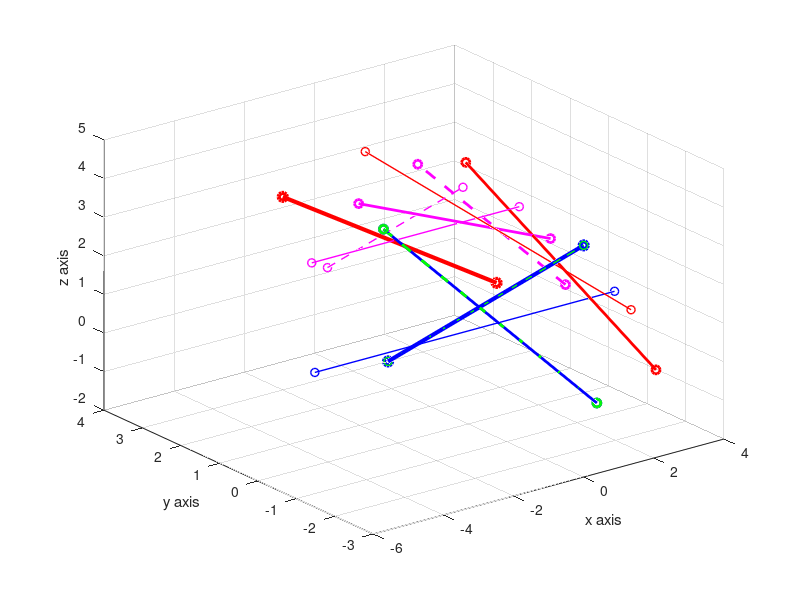

MATLAB code to generate this figure: (Note: this script raises an error after producing the figure.)
%%% so there are two sets of points, the reference (camera) line is blue
%%% and the model line is red, every time a line is rotated, the line gets
%%% thinner

%%% line 1 is a column vector [x,y,z]' where C is for camera, p is for
%%% point, and l is for l. M is for Model

close all

p1C = [1 3 -2]'
p2C = [0 -3 4]'
l12C = [p1C,p2C]

%%% here you set up an arbitraty camera line between the model
p1M = [3 2 0]'
p2M = [-2 3 3]'
l12M = [p1M,p2M]

% here you can take a set of points, whether arbitrary or not

%%%okay now you rotate all the points so that the camera line is rotated
%%%about z over the positve x axis. the angle is made positive becasue we
%%%are in a right hand system, but I want to rotate clockwise, whereas the
%%%convention is ccw
rise = (l12C(2,2)-l12C(2,1))
run  = (l12C(1,2)-l12C(1,1))
psiz = -atan(rise/run)
%%%the rotation matrix about z is
Mrz = [cos(psiz) -sin(psiz) 0; sin(psiz) cos(psiz) 0; 0 0 1]
%%% and all new coordinates are now
l12Cp = Mrz*l12C
l12Mp = Mrz*l12M

%%% now i want to get my line positioned flat on x, so I compute it's angle
%%% with the x axis as using the rotation about y with Mry
rise = (l12Cp(3,2)-l12Cp(3,1))
run  = (l12Cp(1,2)-l12Cp(1,1))
psiy = -atan(rise/run)
Mry = [cos(psiy) 0 -sin(psiy); 0 1 0; sin(psiy) 0 cos(psiy)]
l12Cpp = Mry*l12Cp
l12Mpp = Mry*l12Mp

%%%now i want to apply the same transformation, but only to the model line,
%%% to get it to lay flat on the x axis. 

%%% so again, first rotate about z
rise = (l12Mpp(2,2)-l12Mpp(2,1))
run  = (l12Mpp(1,2)-l12Mpp(1,1))
psiz2 = -atan(rise/run)
%%%the rotation matrix about z is, with Mrz2 indicatingd the second roation
%%%about z
Mrz2 = [cos(psiz2) -sin(psiz2) 0; sin(psiz2) cos(psiz2) 0; 0 0 1]
%%% and all new coordinates are now, with the 3p indicating tripple prime
l12M3p = Mrz2*l12Mpp

%%% and now, rotate about y
rise = (l12M3p(3,2)-l12M3p(3,1))
run  = (l12M3p(1,2)-l12M3p(1,1))
psiy2 = -atan(rise/run)
Mry2 = [cos(psiy2) 0 -sin(psiy2); 0 1 0; sin(psiy2) 0 cos(psiy2)]
l12M4p = Mry2*l12M3p


%%% okay, what a battle, now rotate both lines back up to the position of
%%% the original C line
psiy = -psiy
Mry3 = [cos(psiy) 0 -sin(psiy); 0 1 0; sin(psiy) 0 cos(psiy)]
l12M5p = Mry3*l12M4p
l12C3p = Mry3*l12Cpp

%%% and lastly rotate back about z
psiz = -psiz
Mrz = [cos(psiz) -sin(psiz) 0; sin(psiz) cos(psiz) 0; 0 0 1]
l12M6p = Mrz*l12M5p
l12C4p = Mrz*l12C3p


f1 = figure(1)
lw = 3
plot3(l12C(1,:),l12C(2,:),l12C(3,:),'b-o','linewidth',lw)
grid on
xlabel('x axis')
ylabel('y axis')
zlabel('z axis')
hold on
plot3(l12M(1,:),l12M(2,:),l12M(3,:),'r-o','linewidth',lw)
hold on
plot3(l12Cp(1,:),l12Cp(2,:),l12Cp(3,:),'b-o','linewidth',lw-1)
hold on
plot3(l12Mp(1,:),l12Mp(2,:),l12Mp(3,:),'r-o','linewidth',lw-1)
hold on
plot3(l12Cpp(1,:),l12Cpp(2,:),l12Cpp(3,:),'b-o','linewidth',lw-2)
hold on
plot3(l12Mpp(1,:),l12Mpp(2,:),l12Mpp(3,:),'r-o','linewidth',lw-2)
hold on
plot3(l12M3p(1,:),l12M3p(2,:),l12M3p(3,:),'m-o','linewidth',lw-1)
hold on
plot3(l12M4p(1,:),l12M4p(2,:),l12M4p(3,:),'m-o','linewidth',lw-2)
hold on
plot3(l12C3p(1,:),l12C3p(2,:),l12C3p(3,:),'g--o','linewidth',lw-1)
hold on
plot3(l12M5p(1,:),l12M5p(2,:),l12M5p(3,:),'m--o','linewidth',lw-1)
hold on
plot3(l12C4p(1,:),l12C4p(2,:),l12C4p(3,:),'g--o','linewidth',lw-2)
hold on
plot3(l12M6p(1,:),l12M6p(2,:),l12M6p(3,:),'m--o','linewidth',lw-2)


f2 = figure(2)
copyobj(allchild(f1),f2)
title('looking down z')
view([0 90])
axis equal

f3 = figure(3)
copyobj(allchild(f1),f3)
title('looking down y')
view([0 0])
axis equal

f4 = figure(4)
copyobj(allchild(f1),f4)
title('looking down x')
view([90 0])
axis equal


% lastly, tis just needs to be scaled, and we are golden to start some shit





